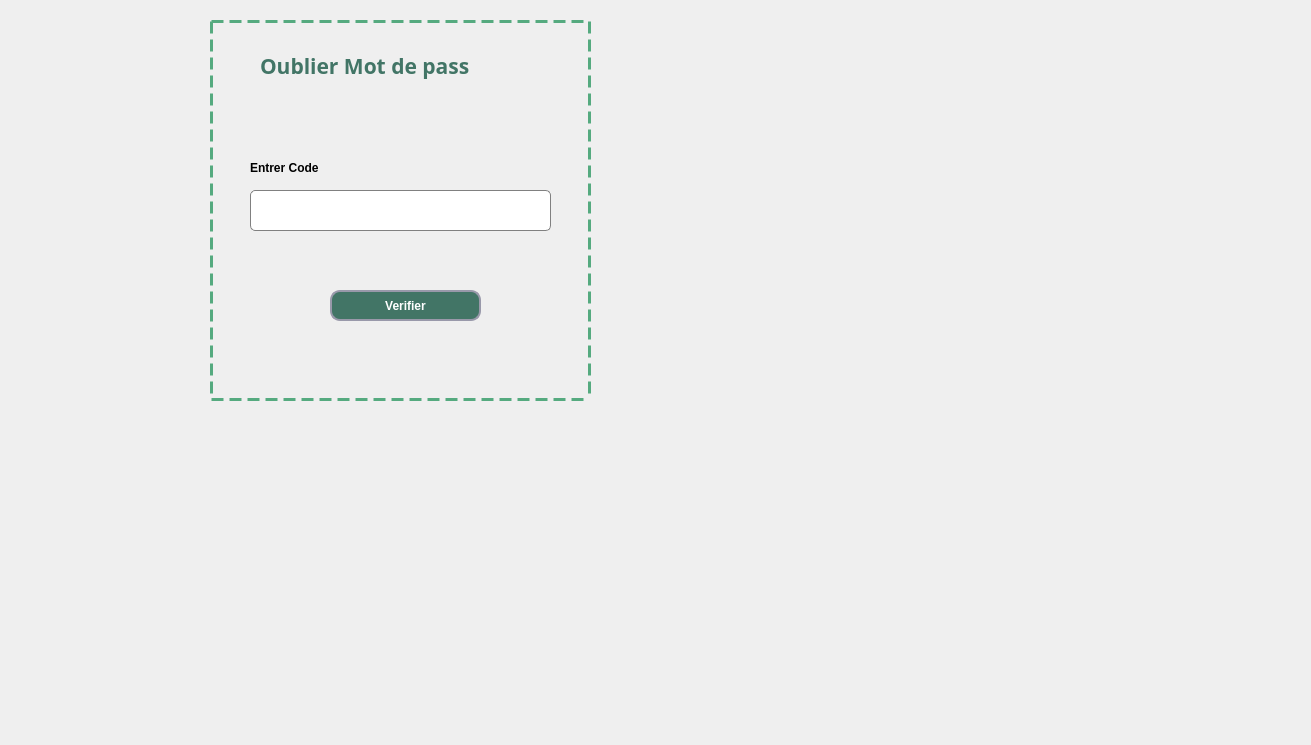
<?xml version="1.0" encoding="UTF-8"?>
<ui version="4.0">
 <class>activatoncodeclass</class>
 <widget class="QDialog" name="activatoncodeclass">
  <property name="geometry">
   <rect>
    <x>0</x>
    <y>0</y>
    <width>1311</width>
    <height>745</height>
   </rect>
  </property>
  <property name="windowTitle">
   <string>Dialog</string>
  </property>
  <property name="styleSheet">
   <string notr="true">background-image: url(:/ICON/photo3(1).png);</string>
  </property>
  <widget class="QStackedWidget" name="stackedWidget">
   <property name="geometry">
    <rect>
     <x>0</x>
     <y>0</y>
     <width>1311</width>
     <height>745</height>
    </rect>
   </property>
   <widget class="QWidget" name="page">
    <widget class="QGroupBox" name="groupBox_2">
     <property name="geometry">
      <rect>
       <x>210</x>
       <y>20</y>
       <width>381</width>
       <height>381</height>
      </rect>
     </property>
     <property name="styleSheet">
      <string notr="true">QGroupBox {
border: 3px dashed rgb(85, 170, 127);
margin-top: 1ex; /* leave space at the top for the title */
font: 75 9pt &quot;MS Shell Dlg 2&quot;;
font-weight: bold;
}

QGroupBox::title {
subcontrol-origin: margin;
padding: 0 3px;

}
</string>
     </property>
     <property name="title">
      <string/>
     </property>
     <widget class="QLineEdit" name="code">
      <property name="geometry">
       <rect>
        <x>40</x>
        <y>170</y>
        <width>301</width>
        <height>41</height>
       </rect>
      </property>
      <property name="styleSheet">
       <string notr="true">QLineEdit {
    background: qlineargradient(x1:0, y1:0, x2:1, y2:0,
        stop:0 #E1E1E1, stop: 0.4 #DDDDDD,
        stop: 0.5 #D8D8D8, stop: 1.0 #D3D3D3);
    border: 1px solid gray;
    border-radius: 5px;
    padding: 1px 18px 1px 3px;
}
QLineEdit::down-arrow {
    width: 0;
    height: 0;
    border-style: solid;
    border-width: 6px 6px 0 6px;
    border-color: gray transparent transparent transparent;
}
QLineEdit::drop-down {
    subcontrol-origin: padding;
    subcontrol-position: top right;
    width: 20px;
    border-left-width: 1px;
    border-left-color: gray;
    border-left-style: solid;
    border-top-right-radius: 3px;
    border-bottom-right-radius: 3px;
    background: qlineargradient(x1: 0, y1: 0, x2: 1, y2: 1, stop: 0 #f0f0f0, stop: 1 #d8d8d8);

}
QLineEdit::hover {
    background: #d0d0d0;
}

QLineEdit::pressed {
    background: #c8c8c8;
}</string>
      </property>
     </widget>
     <widget class="QLabel" name="loginemail_2">
      <property name="geometry">
       <rect>
        <x>40</x>
        <y>140</y>
        <width>161</width>
        <height>16</height>
       </rect>
      </property>
      <property name="styleSheet">
       <string notr="true">QLabel{
font: 75 9pt &quot;MS Shell Dlg 2&quot;;
font-weight: bold;}
</string>
      </property>
      <property name="text">
       <string>Entrer Code</string>
      </property>
     </widget>
     <widget class="QPushButton" name="verififercode">
      <property name="geometry">
       <rect>
        <x>120</x>
        <y>270</y>
        <width>151</width>
        <height>31</height>
       </rect>
      </property>
      <property name="styleSheet">
       <string notr="true">QPushButton{
background: rgb(66, 117, 102);
border-radius:10px;
border-style:solid;
border-width:2px;
border-color:#9999aa;
color:white;
font: 75 9pt &quot;MS Shell Dlg 2&quot;;
font-weight: bold;
}
QPushButton:enabled{
background-color: rgb(66, 117, 102);
color:white;
}

QPushButton:pressed{
background-color: qlineargradient(spread:pad, x1:0.5, y1:0.0342727, x2:0.5, y2:1, stop:0 rgba(0, 255, 255, 255), stop:1 rgba(255, 255, 255, 255));
color:#fffffe;
}

QPushButton:hover:!pressed{
background-color: rgb(221,222,217);
color:#0c2f70;
}

QPushButton:disabled{
background-color:rgb(66, 117, 102);
color:#ffffff;
}
</string>
      </property>
      <property name="text">
       <string>Verifier</string>
      </property>
     </widget>
     <widget class="QLabel" name="label_4">
      <property name="geometry">
       <rect>
        <x>50</x>
        <y>20</y>
        <width>281</width>
        <height>51</height>
       </rect>
      </property>
      <property name="font">
       <font>
        <family>Segoe UI Black</family>
        <pointsize>16</pointsize>
        <weight>75</weight>
        <bold>true</bold>
       </font>
      </property>
      <property name="styleSheet">
       <string notr="true">QLabel
{
qproperty-alignment:AlignCenter;
color:rgb(66, 117, 102);

}</string>
      </property>
      <property name="text">
       <string>Oublier Mot de pass</string>
      </property>
     </widget>
    </widget>
   </widget>
   <widget class="QWidget" name="page_2">
    <widget class="QGroupBox" name="groupBox_3">
     <property name="geometry">
      <rect>
       <x>220</x>
       <y>50</y>
       <width>401</width>
       <height>381</height>
      </rect>
     </property>
     <property name="styleSheet">
      <string notr="true">QGroupBox {
border: 3px dashed rgb(85, 170, 127);
margin-top: 1ex; /* leave space at the top for the title */
font: 75 9pt &quot;MS Shell Dlg 2&quot;;
font-weight: bold;
}

QGroupBox::title {
subcontrol-origin: margin;
padding: 0 3px;

}
</string>
     </property>
     <property name="title">
      <string/>
     </property>
     <widget class="QPushButton" name="modifier">
      <property name="geometry">
       <rect>
        <x>120</x>
        <y>290</y>
        <width>151</width>
        <height>31</height>
       </rect>
      </property>
      <property name="styleSheet">
       <string notr="true">QPushButton{
background: rgb(66, 117, 102);
border-radius:10px;
border-style:solid;
border-width:2px;
border-color:#9999aa;
color:white;
font: 75 9pt &quot;MS Shell Dlg 2&quot;;
font-weight: bold;
}
QPushButton:enabled{
background-color: rgb(66, 117, 102);
color:white;
}

QPushButton:pressed{
background-color: qlineargradient(spread:pad, x1:0.5, y1:0.0342727, x2:0.5, y2:1, stop:0 rgba(0, 255, 255, 255), stop:1 rgba(255, 255, 255, 255));
color:#fffffe;
}

QPushButton:hover:!pressed{
background-color: rgb(221,222,217);
color:#0c2f70;
}

QPushButton:disabled{
background-color:rgb(66, 117, 102);
color:#ffffff;
}
</string>
      </property>
      <property name="text">
       <string>Modifier</string>
      </property>
     </widget>
     <widget class="QLabel" name="label_6">
      <property name="geometry">
       <rect>
        <x>10</x>
        <y>20</y>
        <width>381</width>
        <height>51</height>
       </rect>
      </property>
      <property name="font">
       <font>
        <family>Segoe UI Black</family>
        <pointsize>16</pointsize>
        <weight>75</weight>
        <bold>true</bold>
       </font>
      </property>
      <property name="styleSheet">
       <string notr="true">QLabel
{
qproperty-alignment:AlignCenter;
color:rgb(66, 117, 102);

}</string>
      </property>
      <property name="text">
       <string>Entrer nouveau mot de pass</string>
      </property>
     </widget>
     <widget class="QLabel" name="loginemail">
      <property name="geometry">
       <rect>
        <x>50</x>
        <y>100</y>
        <width>171</width>
        <height>16</height>
       </rect>
      </property>
      <property name="styleSheet">
       <string notr="true">QLabel{
font: 75 9pt &quot;MS Shell Dlg 2&quot;;
font-weight: bold;}
</string>
      </property>
      <property name="text">
       <string>Nouveau Mot de pass</string>
      </property>
     </widget>
     <widget class="QLabel" name="loginmdp">
      <property name="geometry">
       <rect>
        <x>50</x>
        <y>210</y>
        <width>181</width>
        <height>16</height>
       </rect>
      </property>
      <property name="styleSheet">
       <string notr="true">QLabel{
font: 75 9pt &quot;MS Shell Dlg 2&quot;;
font-weight: bold;}
</string>
      </property>
      <property name="text">
       <string>Confirmer Mot de pass</string>
      </property>
     </widget>
     <widget class="QLineEdit" name="confmdp">
      <property name="geometry">
       <rect>
        <x>50</x>
        <y>240</y>
        <width>301</width>
        <height>41</height>
       </rect>
      </property>
      <property name="styleSheet">
       <string notr="true">QLineEdit {
    background: qlineargradient(x1:0, y1:0, x2:1, y2:0,
        stop:0 #E1E1E1, stop: 0.4 #DDDDDD,
        stop: 0.5 #D8D8D8, stop: 1.0 #D3D3D3);
    border: 1px solid gray;
    border-radius: 5px;
    padding: 1px 18px 1px 3px;
}
QLineEdit::down-arrow {
    width: 0;
    height: 0;
    border-style: solid;
    border-width: 6px 6px 0 6px;
    border-color: gray transparent transparent transparent;
}
QLineEdit::drop-down {
    subcontrol-origin: padding;
    subcontrol-position: top right;
    width: 20px;
    border-left-width: 1px;
    border-left-color: gray;
    border-left-style: solid;
    border-top-right-radius: 3px;
    border-bottom-right-radius: 3px;
    background: qlineargradient(x1: 0, y1: 0, x2: 1, y2: 1, stop: 0 #f0f0f0, stop: 1 #d8d8d8);

}
QLineEdit::hover {
    background: #d0d0d0;
}

QLineEdit::pressed {
    background: #c8c8c8;
}</string>
      </property>
      <property name="echoMode">
       <enum>QLineEdit::Password</enum>
      </property>
     </widget>
     <widget class="QLineEdit" name="mdp">
      <property name="geometry">
       <rect>
        <x>50</x>
        <y>130</y>
        <width>301</width>
        <height>41</height>
       </rect>
      </property>
      <property name="styleSheet">
       <string notr="true">QLineEdit {
    background: qlineargradient(x1:0, y1:0, x2:1, y2:0,
        stop:0 #E1E1E1, stop: 0.4 #DDDDDD,
        stop: 0.5 #D8D8D8, stop: 1.0 #D3D3D3);
    border: 1px solid gray;
    border-radius: 5px;
    padding: 1px 18px 1px 3px;
}
QLineEdit::down-arrow {
    width: 0;
    height: 0;
    border-style: solid;
    border-width: 6px 6px 0 6px;
    border-color: gray transparent transparent transparent;
}
QLineEdit::drop-down {
    subcontrol-origin: padding;
    subcontrol-position: top right;
    width: 20px;
    border-left-width: 1px;
    border-left-color: gray;
    border-left-style: solid;
    border-top-right-radius: 3px;
    border-bottom-right-radius: 3px;
    background: qlineargradient(x1: 0, y1: 0, x2: 1, y2: 1, stop: 0 #f0f0f0, stop: 1 #d8d8d8);

}
QLineEdit::hover {
    background: #d0d0d0;
}

QLineEdit::pressed {
    background: #c8c8c8;
}</string>
      </property>
     </widget>
     <widget class="QLabel" name="label_17">
      <property name="geometry">
       <rect>
        <x>240</x>
        <y>175</y>
        <width>56</width>
        <height>16</height>
       </rect>
      </property>
      <property name="text">
       <string>Chiffres</string>
      </property>
     </widget>
     <widget class="QLabel" name="label_16">
      <property name="geometry">
       <rect>
        <x>170</x>
        <y>175</y>
        <width>61</width>
        <height>16</height>
       </rect>
      </property>
      <property name="text">
       <string>minuscule</string>
      </property>
     </widget>
     <widget class="QLabel" name="label_18">
      <property name="geometry">
       <rect>
        <x>100</x>
        <y>175</y>
        <width>56</width>
        <height>16</height>
       </rect>
      </property>
      <property name="text">
       <string>Majuscule</string>
      </property>
     </widget>
    </widget>
    <widget class="QLineEdit" name="lineEdit_nom_2">
     <property name="geometry">
      <rect>
       <x>860</x>
       <y>460</y>
       <width>71</width>
       <height>31</height>
      </rect>
     </property>
     <property name="styleSheet">
      <string notr="true">QLineEdit {
    background: rgb(221,222,217);
    border: 0px ;
    border-radius: 0px;
  
}</string>
     </property>
     <property name="echoMode">
      <enum>QLineEdit::NoEcho</enum>
     </property>
    </widget>
   </widget>
  </widget>
 </widget>
 <resources/>
 <connections/>
</ui>
